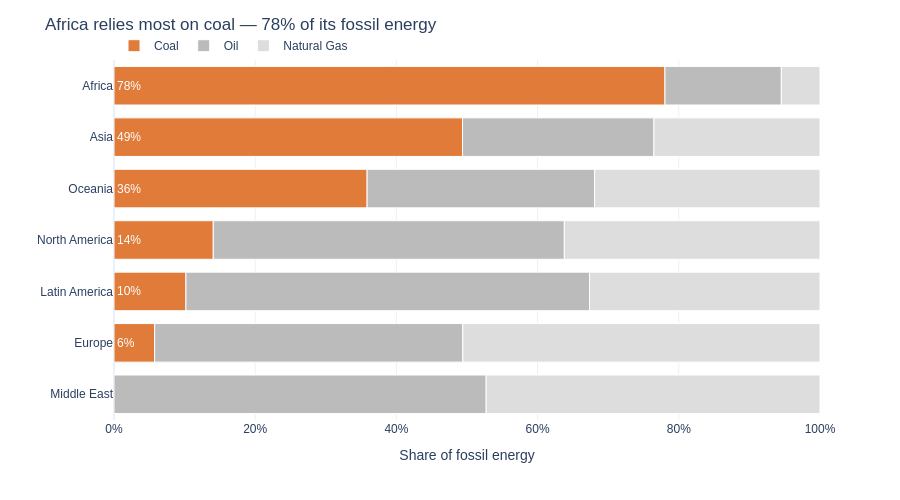

This figure's notebook cell:
### Markdown cell above
## Task 3 — 100% stacked bar: which region relies most on coal?

**What to build:** A horizontal 100% stacked bar chart showing, for each **Region**, how its fossil energy splits between Coal, Oil and Natural Gas. This is the **same data as your Task 1 treemap**, visualised a second way.

**Requirements:**
- Reuse `df_fossil` from Task 1; aggregate TWh by `Region` × `Source` and convert to **shares of each region's fossil total**
- Horizontal bars, regions **sorted by coal share** (highest at the top)
- Coal is the segment on the baseline (first in `category_orders`) and the **only coloured segment** — keep it the same colour as in Task 1; Oil and Natural Gas in two greys
- Percentage labels on the coal segments only
- Insight title naming the most coal-dependent region and its coal share

> 💡 `df.groupby('Region')['TWh'].transform('sum')` gives each row its region total

### Code cell
# Task 3
# YOUR CODE HERE

# Step 1: Region x Source totals, then share of each region's fossil total
mix = df_fossil.groupby(['Region', 'Source'], as_index=False)['TWh'].sum()
mix['Share'] = mix['TWh'] / mix.groupby('Region')['TWh'].transform('sum')

# Step 2: Sort regions by coal share (highest at the top)
coal = mix.loc[mix['Source'] == 'Coal'].sort_values('Share', ascending=False)
region_order = coal['Region'].tolist() + [r for r in mix['Region'].unique()
                                          if r not in coal['Region'].tolist()]   # Middle East has no coal -> bottom
top = coal.iloc[0]

# Step 3: Labels on coal segments only
mix['Label'] = np.where(mix['Source'] == 'Coal', mix['Share'].map('{:.0%}'.format), '')

# Step 4: Coal = same orange as Task 1; Oil and Gas in two greys
accent = {'Coal': '#E07B39', 'Oil': '#BBBBBB', 'Natural Gas': '#DDDDDD'}

fig = px.bar(
    mix,
    x='Share', y='Region',
    orientation='h',
    color='Source',
    text='Label',
    color_discrete_map=accent,
    category_orders={'Region': region_order,
                     'Source': ['Coal', 'Oil', 'Natural Gas']},   # coal on the baseline
    hover_data={'Label': False, 'Share': ':.0%', 'TWh': ':,.0f'},
    labels={'Share': 'Share of fossil energy', 'Region': '', 'Source': ''},
    height=500,
    template='plotly_white'
)

# Step 5: Customisation
fig.update_traces(textposition='inside', insidetextanchor='start',
                  textfont=dict(color='white', size=12),
                  marker_line_color='white', marker_line_width=1)
fig.update_layout(
    title=f"{top['Region']} relies most on coal — {top['Share']:.0%} of its fossil energy",
    font=dict(family='Arial', size=12),
    xaxis=dict(tickformat='.0%', range=[0, 1]),
    legend=dict(orientation='h', x=0, y=1.08),
    bargap=0.25
)

fig.show()

### Figure 1 — Plotly figure (JSON) as saved in the notebook; plotly's stock layout.template omitted (floating-point values rounded to 4 significant figures)
{"data": [{"customdata": [["78%", 6727], ["49%", 17300.0], ["6%", 887], ["10%", 1261], ["14%", 1565], ["36%", 2919]], "hovertemplate": "=%{y}<br>Share of fossil energy=%{x:.0%}<br>TWh=%{customdata[1]:,.0f}<extra></extra>", "insidetextanchor": "start", "legendgroup": "Coal", "marker": {"color": "#E07B39", "line": {"color": "white", "width": 1}, "pattern": {"shape": ""}}, "name": "Coal", "orientation": "h", "showlegend": true, "text": ["78%", "49%", "6%", "10%", "14%", "36%"], "textfont": {"color": "white", "size": 12}, "textposition": "inside", "type": "bar", "x": [0.7804, 0.4937, 0.05765, 0.1019, 0.1406, 0.3585], "xaxis": "x", "y": ["Africa", "Asia", "Europe", "Latin America", "North America", "Oceania"], "yaxis": "y"}, {"customdata": [["", 1421], ["", 9500], ["", 6715], ["", 7076], ["", 5098], ["", 5535], ["", 2624]], "hovertemplate": "=%{y}<br>Share of fossil energy=%{x:.0%}<br>TWh=%{customdata[1]:,.0f}<extra></extra>", "insidetextanchor": "start", "legendgroup": "Oil", "marker": {"color": "#BBBBBB", "line": {"color": "white", "width": 1}, "pattern": {"shape": ""}}, "name": "Oil", "orientation": "h", "showlegend": true, "text": ["", "", "", "", "", "", ""], "textfont": {"color": "white", "size": 12}, "textposition": "inside", "type": "bar", "x": [0.1648, 0.2711, 0.4364, 0.5718, 0.5271, 0.4973, 0.3223], "xaxis": "x", "y": ["Africa", "Asia", "Europe", "Latin America", "Middle East", "North America", "Oceania"], "yaxis": "y"}, {"customdata": [["", 472], ["", 8244], ["", 7785], ["", 4039], ["", 4573], ["", 4031], ["", 2599]], "hovertemplate": "=%{y}<br>Share of fossil energy=%{x:.0%}<br>TWh=%{customdata[1]:,.0f}<extra></extra>", "insidetextanchor": "start", "legendgroup": "Natural Gas", "marker": {"color": "#DDDDDD", "line": {"color": "white", "width": 1}, "pattern": {"shape": ""}}, "name": "Natural Gas", "orientation": "h", "showlegend": true, "text": ["", "", "", "", "", "", ""], "textfont": {"color": "white", "size": 12}, "textposition": "inside", "type": "bar", "x": [0.05476, 0.2352, 0.5059, 0.3264, 0.4729, 0.3621, 0.3192], "xaxis": "x", "y": ["Africa", "Asia", "Europe", "Latin America", "Middle East", "North America", "Oceania"], "yaxis": "y"}], "layout": {"bargap": 0.25, "barmode": "relative", "font": {"family": "Arial", "size": 12}, "height": 500, "legend": {"orientation": "h", "title": {"text": ""}, "tracegroupgap": 0, "x": 0, "y": 1.08}, "margin": {"t": 60}, "title": {"text": "Africa relies most on coal — 78% of its fossil energy"}, "xaxis": {"anchor": "y", "domain": [0, 1], "range": [0, 1], "tickformat": ".0%", "title": {"text": "Share of fossil energy"}}, "yaxis": {"anchor": "x", "categoryarray": ["Middle East", "Europe", "Latin America", "North America", "Oceania", "Asia", "Africa"], "categoryorder": "array", "domain": [0, 1], "title": {"text": ""}}}}
